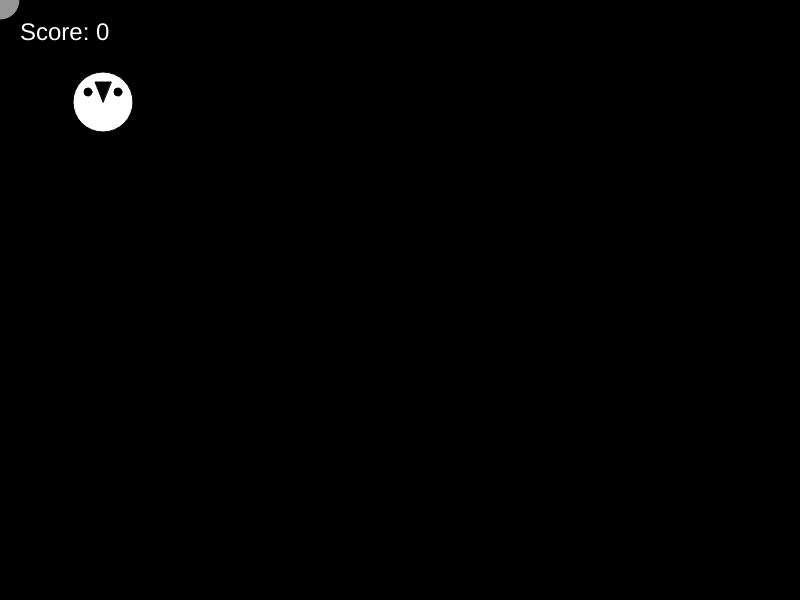
Frame 1 (no input)
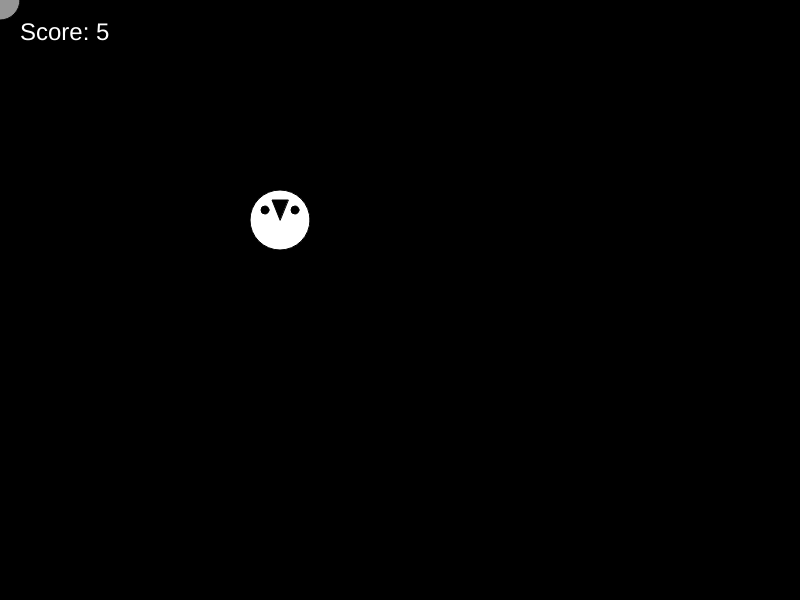
Frame 60 (no input)
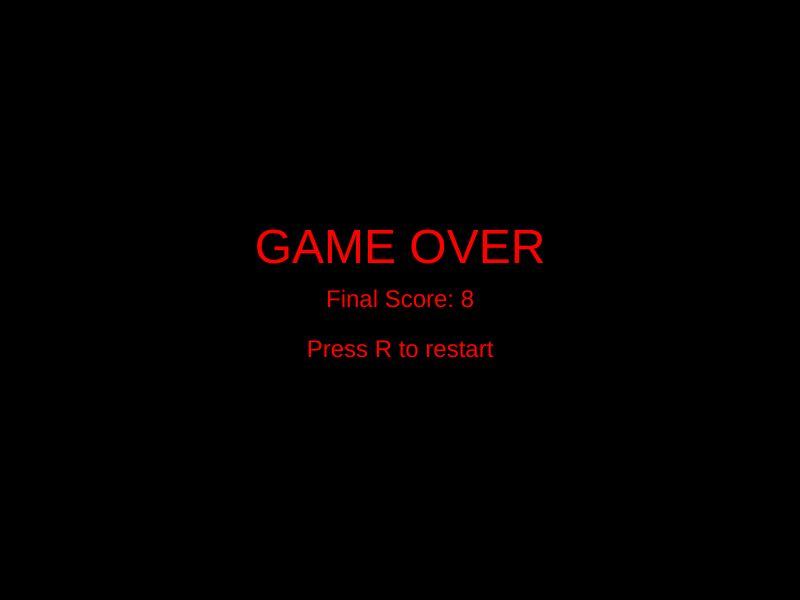
Frame 120 (the mouse pressed at the canvas centre since frame 60)

The p5.js sketch that drew these frames (run headless with seeded random() and noise() and a simulated clock; from frame 60 on, the mouse is pressed at the canvas centre):

// p5.js sketch
// ── sketch.js
let gameState = 'playing'; // 'playing', 'gameOver'
let score = 0;
let cat, mouse;

function setup() {
  createCanvas(800, 600);
  cat = new Cat(100, 100);
  mouse = new Mouse();
}

function draw() {
  background(0);
  
  if (gameState === 'playing') {
    cat.update();
    mouse.update();
    
    if (cat.collidesWith(mouse)) {
      gameState = 'gameOver';
    }
    
    score += 0.1;
    
    cat.display();
    mouse.display();
    displayScore();
    
  } else if (gameState === 'gameOver') {
    displayGameOver();
  }
}

class Cat {
  constructor(x, y) {
    this.x = x;
    this.y = y;
    this.size = 60;
    this.speedX = 3;
    this.speedY = 2;
  }
  
  update() {
    this.x += this.speedX;
    this.y += this.speedY;
    
    if (this.x <= this.size/2 || this.x >= width - this.size/2) {
      this.speedX *= -1;
    }
    if (this.y <= this.size/2 || this.y >= height - this.size/2) {
      this.speedY *= -1;
    }
    
    this.x = constrain(this.x, this.size/2, width - this.size/2);
    this.y = constrain(this.y, this.size/2, height - this.size/2);
  }
  
  display() {
    fill(255, 255, 255);
    ellipse(this.x, this.y, this.size);
    fill(0);
    ellipse(this.x - 15, this.y - 10, 8); // left eye
    ellipse(this.x + 15, this.y - 10, 8); // right eye
    triangle(this.x, this.y, this.x - 8, this.y - 20, this.x + 8, this.y - 20); // ears
  }
  
  collidesWith(other) {
    let distance = dist(this.x, this.y, other.x, other.y);
    return distance < (this.size/2 + other.size/2);
  }
}

class Mouse {
  constructor() {
    this.x = mouseX;
    this.y = mouseY;
    this.size = 40;
  }
  
  update() {
    this.x = mouseX;
    this.y = mouseY;
  }
  
  display() {
    fill(150, 150, 150);
    ellipse(this.x, this.y, this.size);
    fill(0);
    ellipse(this.x - 8, this.y - 5, 4); // left eye
    ellipse(this.x + 8, this.y - 5, 4); // right eye
    ellipse(this.x - 12, this.y - 15, 12);
    ellipse(this.x + 12, this.y - 15, 12);
  }
}

function displayScore() {
  fill(255);
  textSize(24);
  text('Score: ' + Math.floor(score), 20, 40);
}

function displayGameOver() {
  fill(255, 0, 0);
  textAlign(CENTER, CENTER);
  textSize(48);
  text('GAME OVER', width/2, height/2 - 50);
  textSize(24);
  text('Final Score: ' + Math.floor(score), width/2, height/2);
  text('Press R to restart', width/2, height/2 + 50);
  textAlign(LEFT, BASELINE);
}

function keyPressed() {
  if (key === 'r' || key === 'R') {
    if (gameState === 'gameOver') {
      gameState = 'playing';
      score = 0;
      cat = new Cat(100, 100);
      mouse = new Mouse();
    }
  }
}
